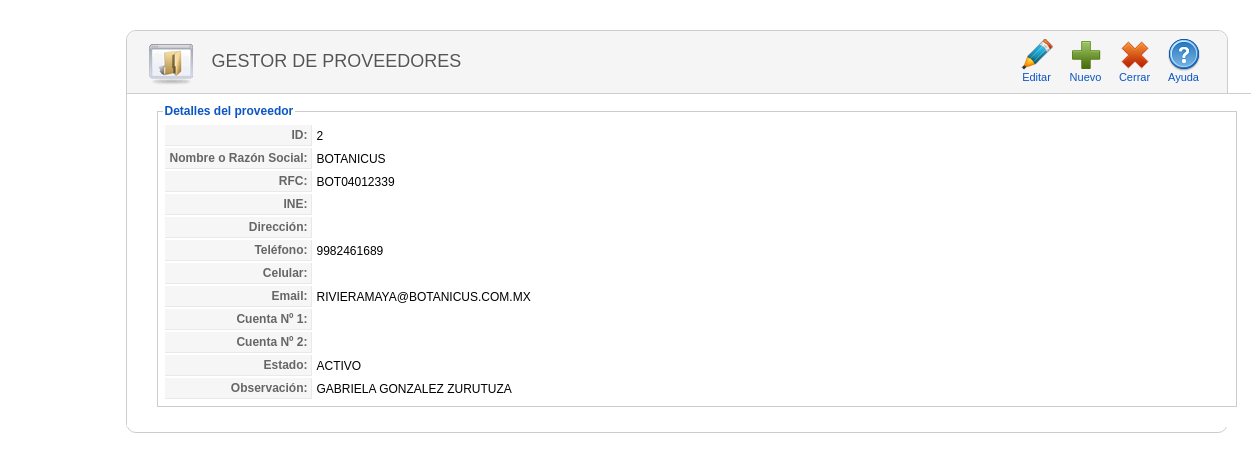
The page /proveedor/detalle_proveedor.php?idproveedor=2 (signed in) on the database its author committed.
### tables this page shows
CREATE TABLE `proveedor` (
  `IdProveedor` int(11) NOT NULL,
  `Nombre` varchar(100) NOT NULL,
  `Ruc` varchar(11) DEFAULT NULL,
  `Dni` varchar(8) DEFAULT NULL,
  `Direccion` varchar(100) DEFAULT NULL,
  `Telefono` varchar(10) DEFAULT NULL,
  `Celular` varchar(15) DEFAULT NULL,
  `Email` varchar(80) DEFAULT NULL,
  `Cuenta1` varchar(50) DEFAULT NULL,
  `Cuenta2` varchar(50) DEFAULT NULL,
  `Estado` varchar(30) NOT NULL,
  `Obsv` text
);

### clases/clsProveedor.php (called while the page is built, shortened)
<?php
include_once("clsConexion.php");
class clsProveedor{
 function consultarProveedorPorParametro($criterio,$busqueda,$limite){
   $con = new clsConexion;
   if($con->conectarse()==true){
     $query = "CALL SP_S_ProveedorPorParametro('$criterio','$busqueda','$limite')";
	 $result = @mysql_query($query);
	 if (!$result)
	   return false;
	 else
	   return $result;
   }
 }
}
?>

### clases/clsConexion.php (called while the page is built, shortened)
<?php
class clsConexion{
	 function conectarse() {
		   return true;
	 }
}
?>

### proveedor/detalle_proveedor.php (the view, shortened to what this page needs)
<html>
<head>
<link href="../css/general.css" rel="stylesheet" type="text/css">
<link href="../css/icon.css" rel="stylesheet" type="text/css">
</head>
<body>
<?php
    if(isset($_SESSION["usuario"])){
?>
<?php
include_once("../clases/clsProveedor.php");
$idprov=$_GET['idproveedor'];
$objproveedor = new clsProveedor;
$resultado=$objproveedor->consultarProveedorPorParametro('id',$idprov,'');
while($row=@mysql_fetch_array($resultado)){
		$idproveedor=$row["IdProveedor"];
		$nombre=$row["Nombre"];
		$ruc=$row["Ruc"];
		$dni=$row["Dni"];
		$direccion=$row["Direccion"];
		$telefono=$row["Telefono"];
		$celular=$row["Celular"];
		$email=$row["Email"];
		$cuenta1=$row["Cuenta1"];
		$cuenta2=$row["Cuenta2"];
		$estado=$row["Estado"];
		$obsv=$row["Obsv"];
}
?>
<div class="wrapper">
<div class="block">
    <div class="block_head">
    	<div class="imagen_head"><img src="../img/header/categoria.png" width="48" height="48"></div>
    	<div class="titulo_head">Gestor de Proveedores</div>
 <div class="toolbar" id="toolbar">
            <table class="toolbar">
            	<tbody>
                	<tr>
                    <td>
                    <?php
                        echo "<a class='toolbar' href=editar_proveedor.php?idproveedor=".$idproveedor."><span class='icon-32-editar' title='Editar'>
                        </span>Editar</a>"; ?>
                    </td>
                    <td>
                        <a href="registrar_proveedor.php" class="toolbar">
                        <span class="icon-32-nuevo" title="Nuevo">
                        </span>
                        Nuevo
                        </a>
                    </td>
                    <td>
                        <a href="index.php" class="toolbar">
                        <span class="icon-32-cancelar" title="Cerrar">
                        </span>
                        Cerrar
                        </a>
                    </td>
                    <td>
                        <a href="#" class="toolbar">
                        <span class="icon-32-ayuda" title="Ayuda">
                        </span>
                        Ayuda
                        </a>
                    </td>
                    </tr>
            	</tbody>
            </table>
        </div>
    </div>
    <div class="block_content">
    <fieldset class="adminform">
    <legend>Detalles del proveedor</legend>
<table class="admintable">
	<tr>
		<td width="100" class="key">ID:</td>
		<td><?php echo $idproveedor?></td>
	</tr>
    <tr>
		<td class="key">Nombre o Razón Social:</td>
		<td><?php echo $nombre?></td>
	</tr>
    <tr>
		<td class="key">RFC:</td>
		<td><?php echo $ruc?></td>
	</tr>
    <tr>
		<td class="key">INE:</td>
		<td><?php echo $dni?></td>
	</tr>
    <tr>
		<td class="key">Dirección:</td>
		<td><?php echo $direccion?></td>
	</tr>
    <tr>
		<td class="key">Teléfono:</td>
		<td><?php echo $telefono?></td>
	</tr>
    <tr>
		<td class="key">Celular:</td>
		<td><?php echo $celular?></td>
	</tr>
    <tr>
		<td class="key">Email:</td>
		<td><?php echo $email?></td>
	</tr>
    <tr>
		<td class="key">Cuenta Nº 1:</td>
		<td><?php echo $cuenta1?></td>
	</tr>
    <tr>
		<td class="key">Cuenta Nº 2:</td>
		<td><?php echo $cuenta2?></td>
	</tr>
    <tr>
		<td class="key">Estado:</td>
		<td><?php echo $estado?></td>
	</tr>
    <tr>
		<td class="key">Observación:</td>
		<td><?php echo $obsv?></td>
	</tr>
</table>
</fieldset>
    </div>
</div>
</div>
<?php
    } else {
        header("Location:../index.php");
    }
?>
</body>
</html>

### css/general.css (style rules this page uses)
body { margin: 10px; padding: 0; background-image: url(../img/fondo.png); background-repeat: repeat; padding-bottom: 1px; font-size: 11px; }
body, td, th { font-family: Arial, Helvetica, sans-serif; font-size:12px; }
a:link { color: #0B55C4; text-decoration: none; }
fieldset { margin-bottom: 10px; border: 1px #ccc solid; padding: 5px; text-align: left; }
legend { color: #0B55C4; font-size: 12px; font-weight: bold; }
fieldset.adminform { border: 1px solid #ccc; margin: 0 10px 10px 10px; }
table.admintable td { padding: 3px; }
table.admintable td.key, table.admintable td.paramlist_key { background-color: #f6f6f6; text-align: right; width: 140px; color: #666; font-weight: bold; font-size: 12px; border-bottom: 1px solid #e9e9e9; border-right: 1px solid #e9e9e9; }
.block { width:1100px; padding-bottom: 5px; margin-bottom: 25px; clear: both; border-radius: 10px; background-color:#fff; border: solid 1px #CCCCCC; }
.wrapper { width:1000px; margin:0 auto; padding-top: 20px; }
.block .block_content { overflow: hidden; background: #fff; width:1100px; border-top: 1px solid #CECECE; padding: 10px 20px 10px; }
.block .block_head { height:62px; background-color:#F5F5F5; -moz-border-radius: 10px 10px 0px 0px; -o-border-radius: 10px 10px 0px 0px; -webkit-border-radius: 10px 10px 0px 0px; -ms-border-radius: 10px 10px 0px 0px; overflow:visible; }
.block .titulo_head { height:25px; width:auto; float:left; font-family: "Titillium999", "Trebuchet MS", Arial, sans-serif; font-size: 18px; font-weight: normal; text-transform: uppercase; color: #555; text-shadow: 1px 1px 0 #fff; margin-left: 15px; padding-top:20px; }
.block .imagen_head { height:25px; width:50; float:left; margin-left: 20px; padding-top:10px; }
div.toolbar { float: right; text-align: right; padding: 0; margin-right: 20px; margin-top:5px; }
table.toolbar { border-collapse: collapse; padding: 0; margin: 0; }
table.toolbar td { padding: 1px 1px 1px 4px; text-align: center; color: #666; height: 48px; }
table.toolbar span { float: none; width: 32px; height: 32px; margin: 0 auto; display: block; }
table.toolbar a { display: block; float: left; background:#F5F5F5; white-space: nowrap; border: 1px solid #F5F5F5; padding: 1px 5px; cursor: pointer; font-size:11px; }

### rows shown on the page
proveedor: IdProveedor "2", Nombre "BOTANICUS", Ruc "BOT04012339", Telefono "9982461689", Email "RIVIERAMAYA@BOTANICUS.COM.MX", Estado "ACTIVO", Obsv "GABRIELA GONZALEZ ZURUTUZA"
